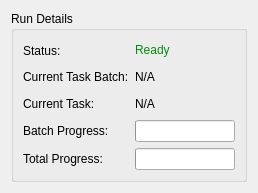
<?xml version="1.0" encoding="UTF-8"?>
<ui version="4.0">
 <class>Elpida::TaskBatchRunnerStatusView</class>
 <widget class="QWidget" name="Elpida::TaskBatchRunnerStatusView">
  <property name="geometry">
   <rect>
    <x>0</x>
    <y>0</y>
    <width>258</width>
    <height>193</height>
   </rect>
  </property>
  <property name="windowTitle">
   <string>Form</string>
  </property>
  <layout class="QHBoxLayout" name="horizontalLayout">
   <item>
    <widget class="QGroupBox" name="bgRunDetails">
     <property name="title">
      <string>Run Details</string>
     </property>
     <layout class="QGridLayout" name="gridLayout">
      <item row="0" column="0">
       <widget class="QLabel" name="lblStatus">
        <property name="text">
         <string>Status:</string>
        </property>
       </widget>
      </item>
      <item row="2" column="0">
       <widget class="QLabel" name="lblCurrentTask">
        <property name="text">
         <string>Current Task:</string>
        </property>
       </widget>
      </item>
      <item row="1" column="1">
       <widget class="QLabel" name="lblCurrentTaskBatchName">
        <property name="text">
         <string>N/A</string>
        </property>
       </widget>
      </item>
      <item row="0" column="1">
       <widget class="QLabel" name="lblSatusValue">
        <property name="text">
         <string>&lt;span style=&quot;color:#008d09;&quot;&gt;Ready&lt;/span&gt;</string>
        </property>
       </widget>
      </item>
      <item row="1" column="0">
       <widget class="QLabel" name="lblCurrentTaskBatch">
        <property name="text">
         <string>Current Task Batch:</string>
        </property>
       </widget>
      </item>
      <item row="2" column="1">
       <widget class="QLabel" name="lblCurrentTaskName">
        <property name="text">
         <string>N/A</string>
        </property>
       </widget>
      </item>
      <item row="4" column="1">
       <widget class="QProgressBar" name="pbTotalProgress"/>
      </item>
      <item row="3" column="1">
       <widget class="QProgressBar" name="pbBatchProgress"/>
      </item>
      <item row="3" column="0">
       <widget class="QLabel" name="lblBatchProgress">
        <property name="text">
         <string>Batch Progress:</string>
        </property>
       </widget>
      </item>
      <item row="4" column="0">
       <widget class="QLabel" name="lblTotalProgress">
        <property name="text">
         <string>Total Progress:</string>
        </property>
       </widget>
      </item>
     </layout>
    </widget>
   </item>
  </layout>
 </widget>
 <resources/>
 <connections/>
</ui>
